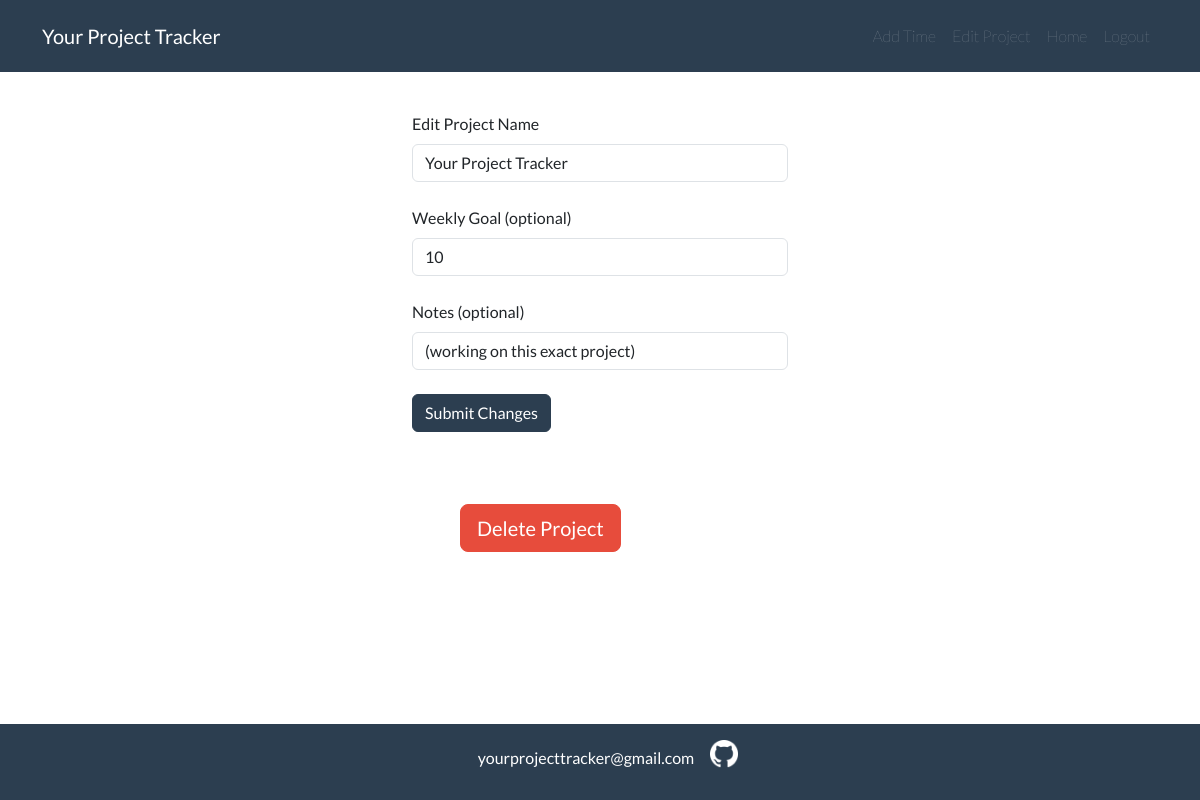
Screenshot of /project/2/edit (signed in) with the database file from the repository.
### website/models.py (models this page shows, shortened)
class Project(db.Model):
    id = db.Column(db.Integer, primary_key=True)
    project_name = db.Column(db.String(30), nullable=False)
    goal = db.Column(db.Integer)
    notes = db.Column(db.String(1000), nullable=False, default='')
    user_id = db.Column(db.Integer, db.ForeignKey('user.id'), nullable=False)
    entries = db.relationship('Entry')

### website/views.py (the view)
@views.route('project/<int:project_id>/edit', methods=['GET','POST'])
@login_required
def edit_project(project_id):
    current_project = Project.query.filter(Project.id==project_id, Project.owner==current_user).first_or_404()
    if current_project.owner != current_user:
        abort(403)
    edit_project_form = EditProjectForm()
    if edit_project_form.validate_on_submit():
        current_project.project_name = edit_project_form.project_name.data
        current_project.notes = edit_project_form.notes.data
        current_project.goal = edit_project_form.goal.data
        db.session.commit()
        flash('Changes has been saved!', category='success')
        return redirect(url_for('views.project', project_id=current_project.id))
    elif request.method == "GET":
        edit_project_form.project_name.data = current_project.project_name
        edit_project_form.notes.data = current_project.notes
        edit_project_form.goal.data = current_project.goal
    return render_template('edit_project.html', user = current_user, project_id=current_project.id, edit_project_form=edit_project_form)

### website/forms.py
class EditProjectForm(FlaskForm):
    project_name = StringField('Edit Project Name', validators=[DataRequired(), Length(min=1, max=30)])
    goal = IntegerField('Weekly Goal (optional)', render_kw={"placeholder": "10"}, validators=[Optional()])
    notes = StringField('Notes (optional)', render_kw={"placeholder": "description"})
    submit = SubmitField('Submit Changes')

### website/templates/edit_project.html (shortened to what this page needs)
{% extends "base.html" %}
{% block content %}
<div class="container my-3 col-md-4 center">
    <div>
        <form action="" method="POST">
            <fieldset class="form-group">
                <div class="form-group">
                    {{ edit_project_form.project_name.label(class="form-label mt-4") }}
                    {% if edit_project_form.project_name.errors %}
                        {{ edit_project_form.project_name(class="form-control is-invalid") }}
                        <div class="invalid-feedback">
                            {% for error in edit_project_form.project_name.errors %}
                                <span>{{ error }}</span>
                            {% endfor %}
                        </div>
                    {% else %}
                        {{ edit_project_form.project_name(class="form-control") }}
                    {% endif %}
                </div>
                <div class="form-group">
                    {{ edit_project_form.goal.label(class="form-label mt-4") }}
                    {% if edit_project_form.goal.errors %}
                        {{ edit_project_form.goal(class="form-control is-invalid") }}
                        <div class="invalid-feedback">
                            {% for error in edit_project_form.goal.errors %}
                                <span>{{ error }}</span>
                            {% endfor %}
                        </div>
                    {% else %}
                        {{ edit_project_form.goal(class="form-control") }}
                    {% endif %}
                </div>
                <div class="form-group">
                    {{ edit_project_form.notes.label(class="form-label mt-4") }}
                    {% if edit_project_form.notes.errors %}
                        {{ edit_project_form.notes(class="form-control is-invalid") }}
                        <div class="invalid-feedback">
                            {% for error in edit_project_form.notes.errors %}
                                <span>{{ error }}</span>
                            {% endfor %}
                        </div>
                    {% else %}
                        {{ edit_project_form.notes(class="form-control") }}
                    {% endif %}
                </div>
            </fieldset>
            <br>
            <div class="form-group">
                {{ edit_project_form.submit(class="btn btn-primary") }}
            </div>
        </form>
    </div>
    <br>
    <div>
        <button type="button" class="btn btn-danger btn-lg my-5 mx-5"  data-bs-toggle="modal" data-bs-target="#deleteProjectModal" >Delete Project</button>
    </div>
</div>
<div class="container-fluid navbar fixed-bottom bg-primary text-white justify-content-center">
    <h6 class="px-3">yourprojecttracker@gmail.com</h6>
    <p><a href="https://github.com/LiudmilaLV"><img class="img-fluid" src="{{ url_for('static', filename='GitHub.png') }}" alt="github logo" style="width:28px; height:28px;"></a></p>
</div>
{% endblock %}

### rows the page displays
Project: project_name "Your Project Tracker", goal "10", notes "(working on this exact project)"

### other values shown
{{ edit_project_form.project_name.label(class="form-label mt-4") }} "Edit Project Name"
{{ edit_project_form.goal.label(class="form-label mt-4") }} "Weekly Goal (optional)"
{{ edit_project_form.notes.label(class="form-label mt-4") }} "Notes (optional)"
